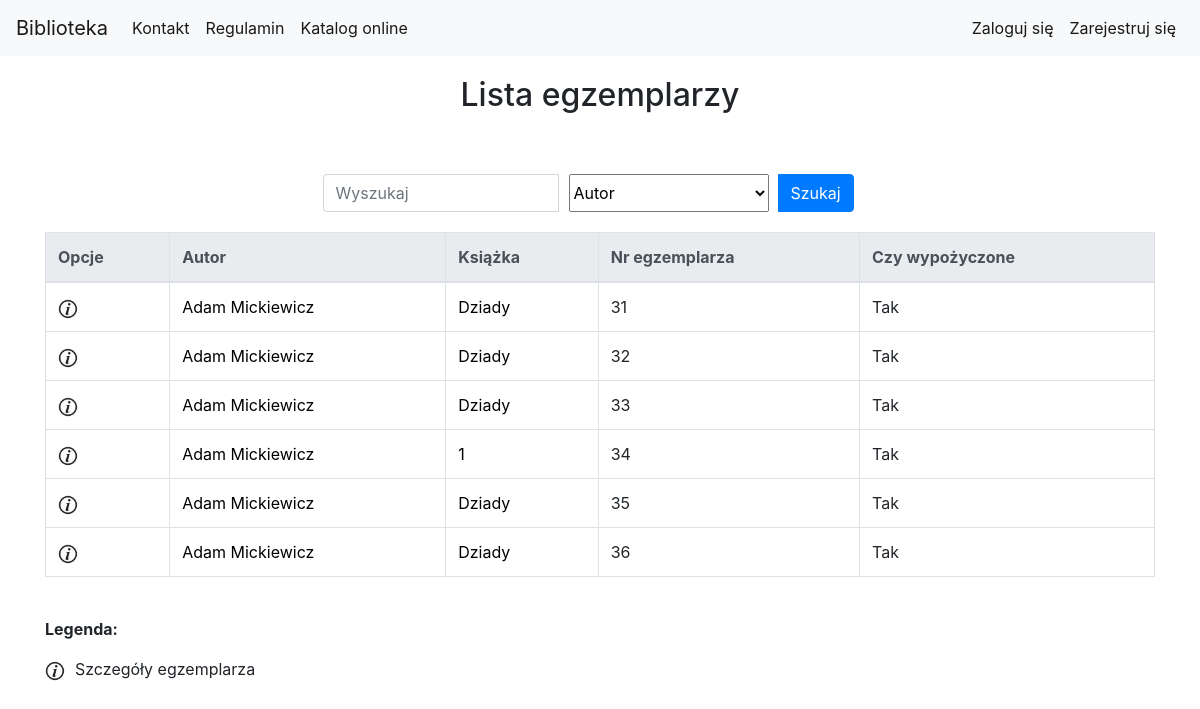
The page /library/book_copy_list/ on the database as committed earlier.
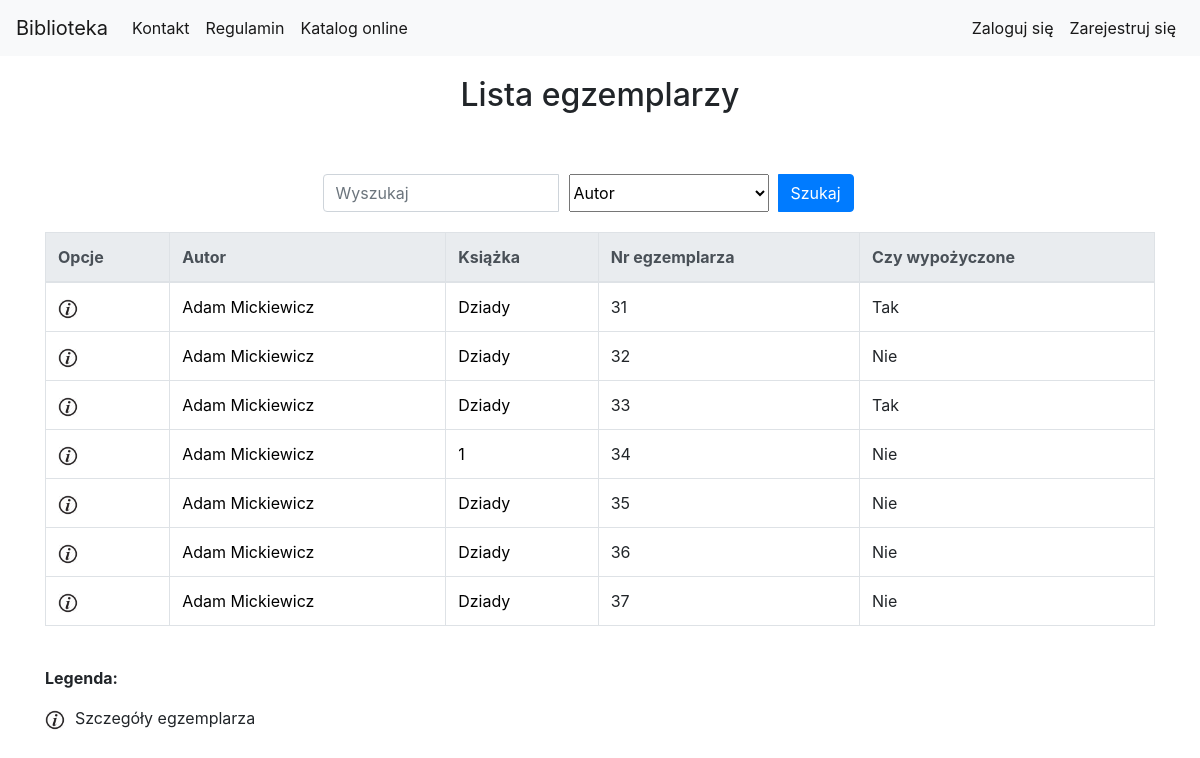
The same page on the database as committed later.
### library_app/models.py (models this page shows, shortened)
class BookCopy(models.Model):
    book = models.ForeignKey(Book, related_name="bookcopies", verbose_name='Wybierz książkę') #teraz w templatce mozemy z poziomu klasy book odnosic sie do obiektow bookcopy, np {{book.bookcopies.count}} da liczbe kopii ksiazek ktore maja w polu book id danej ksiazki
    is_borrowed = models.BooleanField(default=False)

class Author(models.Model):
    first_name = models.CharField(max_length=200, verbose_name='Imię')
    last_name = models.CharField(max_length=200, verbose_name='Nazwisko')
    country = models.CharField(max_length=200, verbose_name='Kraj')
    biography = models.TextField(default='', blank=True, null=True, verbose_name='Biografia')
    birth_place = models.CharField(max_length=200, default='', blank=True, null=True, verbose_name='Miejsce urodzenia')
    image_url = models.URLField(default='', blank=True, null=True, verbose_name='Adres url portretu, zakończony rozszerzeniem')
    years_of_life = models.CharField(max_length=10, default='', blank=True, null=True, verbose_name='Lata życia')

class Book(models.Model):
    authors = models.ManyToManyField(Author, related_name='book_authors', verbose_name='Autorzy')
    category = models.ForeignKey(Category, related_name='book_categories', verbose_name='Kategoria')
    publishing_house = models.ForeignKey(PublishingHouse, related_name='publishing_houses', verbose_name='Wydawnictwo')
    isbn = models.CharField(max_length=30, unique=True, verbose_name='Numer ISBN')
    title = models.CharField(max_length=200, verbose_name='Tytuł')
    description = models.TextField(blank=True, default='', verbose_name='Opis')
    publish_date = models.DateField(default=datetime.now, blank=True, verbose_name='Data publikacji')
    edition = models.PositiveIntegerField(default=1, verbose_name='Numer wydania')
    image_url = models.URLField(default='', blank=True, null=True, verbose_name='Adres url okładki zakończony rozszerzeniem obrazu')
    add_date = models.DateTimeField(auto_now=True)
    slug = models.SlugField(allow_unicode=True, unique=True)

### library_app/views.py (the view)
class BookCopyListView(generic.ListView):
    model = models.BookCopy
    paginate_by = 10
    def get_queryset(self):
        search_query = self.request.GET.get("search_query")
        search_type = self.request.GET.get("search_type")
        if search_query is not None:
            if search_type == "title":
                return models.BookCopy.objects.all().filter(book__title__icontains=search_query)
            elif search_type == "author":
                authors_result = models.BookCopy.objects.all().filter(book__authors__first_name__icontains=search_query) | models.BookCopy.objects.all().filter(book__authors__last_name__icontains=search_query)
                return authors_result
            elif search_type == "bookcopy_nr":
                return models.BookCopy.objects.all().filter(id__icontains=search_query)
            elif search_type == "isbn":
                return models.BookCopy.objects.all().filter(book__isbn__icontains=search_query)
        else:
            return models.BookCopy.objects.all()

### library_app/templates/library_app/bookcopy_list.html (shortened to what the changed rows need)
{% extends "base.html" %}
{% load static %}
{% load custom_tags %}
{% block body_block %}
<div class="container">
    <div class="page-title">
        <h2>Lista egzemplarzy </h2>
    </div>
        {% if user.is_authenticated and user.is_superuser %}
            <div class="other_create_buttons">
                <a class="btn btn-primary" href="{% url 'library_app:bookcopy_create' %}">Dodaj egzemplarz książki</a>
            </div>
            <table class="table table-bordered table-hover">
                <thead class="thead-light">
                    <tr>
                        <th scope="col">Opcje</th>
                        <th scope="col">Autor</th>
                        <th scope="col">Książka</th>
                        <th scope="col">Nr egzemplarza</th>
                        <th scope="col">Pożyczone dla</th>
                        <th scope="col">Data wypożyczenia</th>
                        <th scope="col">Data oddania</th>
                    </tr>
                </thead>
                <tbody>
                    {% for bookcopy in bookcopy_list %}
                    {% get_bookcopy_borrow bookcopy.id as book_copy_borrow_obj %}
                    <tr>
                        <td>
                            <a href="{% url 'library_app:bookcopy_detail' pk=bookcopy.pk %}"><img src="{% static 'website_icons/info_ico.png' %}"
                                    alt="Szczegóły" width="20" height="20"></a>
                            {% if bookcopy.is_borrowed == False %}
                            <a href="{% url 'library_app:bookcopy_delete' pk=bookcopy.pk %}"><img src="{% static 'website_icons/del_ico.png' %}"
                                    alt="Usuń" width="20" height="20"></a>
                            {% else %}
                            <a href="{% url 'library_app:borrow_delete' pk=book_copy_borrow_obj.pk %}"><img src="{% static 'website_icons/del_borrow_ico.png' %}"
                                    alt="Usuń wypozyczenie" width="20" height="20"></a>
                            {% endif %}
                        </td>
                        <td>
                            {% for author in bookcopy.book.authors.all %}
                            <a href="{% url 'library_app:author_detail' pk=author.pk %}">{{author.first_name}} {{author.last_name}}</a>
                            {% endfor %}
                        </td>
                        <td><a href="{% url 'library_app:book_detail' pk=bookcopy.book.pk %}">{{bookcopy.book.title}}</a></td>
                        <td><a href="{% url 'library_app:bookcopy_detail' pk=bookcopy.pk %}"></a>{{bookcopy.id}}</a></td>
                        {% if book_copy_borrow_obj %}
                        <td>{{book_copy_borrow_obj.user.get_full_name}}</a></td>
                        <td>{{book_copy_borrow_obj.borrow_date}}</a></td>
                        <td>{{book_copy_borrow_obj.receive_date}}</a></td>
                        {% else %}
                        <td>-</td>
                        <td>-</td>
                        <td>-</td>
                        {% endif %}
                    </tr>
                    {% endfor %}
                </tbody>
            </table>
        {% else %}
            <table class="table table-bordered table-hover">
                <thead class="thead-light">
                    <tr>
                        <th scope="col">Opcje</th>
                        <th scope="col">Autor</th>
                        <th scope="col">Książka</th>
                        <th scope="col">Nr egzemplarza</th>
                        <th scope="col">Czy wypożyczone</th>
                    </tr>
                </thead>
                <tbody>
                    {% for bookcopy in bookcopy_list %}
                    <tr>
                        <td>
                            <a href="{% url 'library_app:bookcopy_detail' pk=bookcopy.pk %}"><img src="{% static 'website_icons/info_ico.png' %}"
                                    alt="Szczegóły" width="20" height="20"></a>
                        </td>
                        <td>
                            {% for author in bookcopy.book.authors.all %}
                            <a href="{% url 'library_app:author_detail' pk=author.pk %}">{{author.first_name}} {{author.last_name}}</a>
                            {% endfor %}
                        </td>
                        <td><a href="{% url 'library_app:book_detail' pk=bookcopy.book.pk %}">{{bookcopy.book.title}}</a></td>
                        <td><a href="{% url 'library_app:bookcopy_detail' pk=bookcopy.pk %}"></a>{{bookcopy.id}}</a></td>
                        <td>
                            {% if bookcopy.is_borrowed %}
                                Tak
                            {% else %}
                                Nie
                            {% endif %}
                        </td>
                    </tr>
                    {% endfor %}
                </tbody>
            </table>
        {% endif %}
</div>
{% endblock %}

Rows that differ between the two databases and show on the page:
changed BookCopy id 32: is_borrowed "Tak" → "Nie"
changed BookCopy id 34: is_borrowed "Tak" → "Nie"
changed BookCopy id 35: is_borrowed "Tak" → "Nie"
changed BookCopy id 36: is_borrowed "Tak" → "Nie"
added BookCopy: book "Dziady", id "37", is_borrowed "Nie", Author (first_name "Adam", last_name "Mickiewicz")
